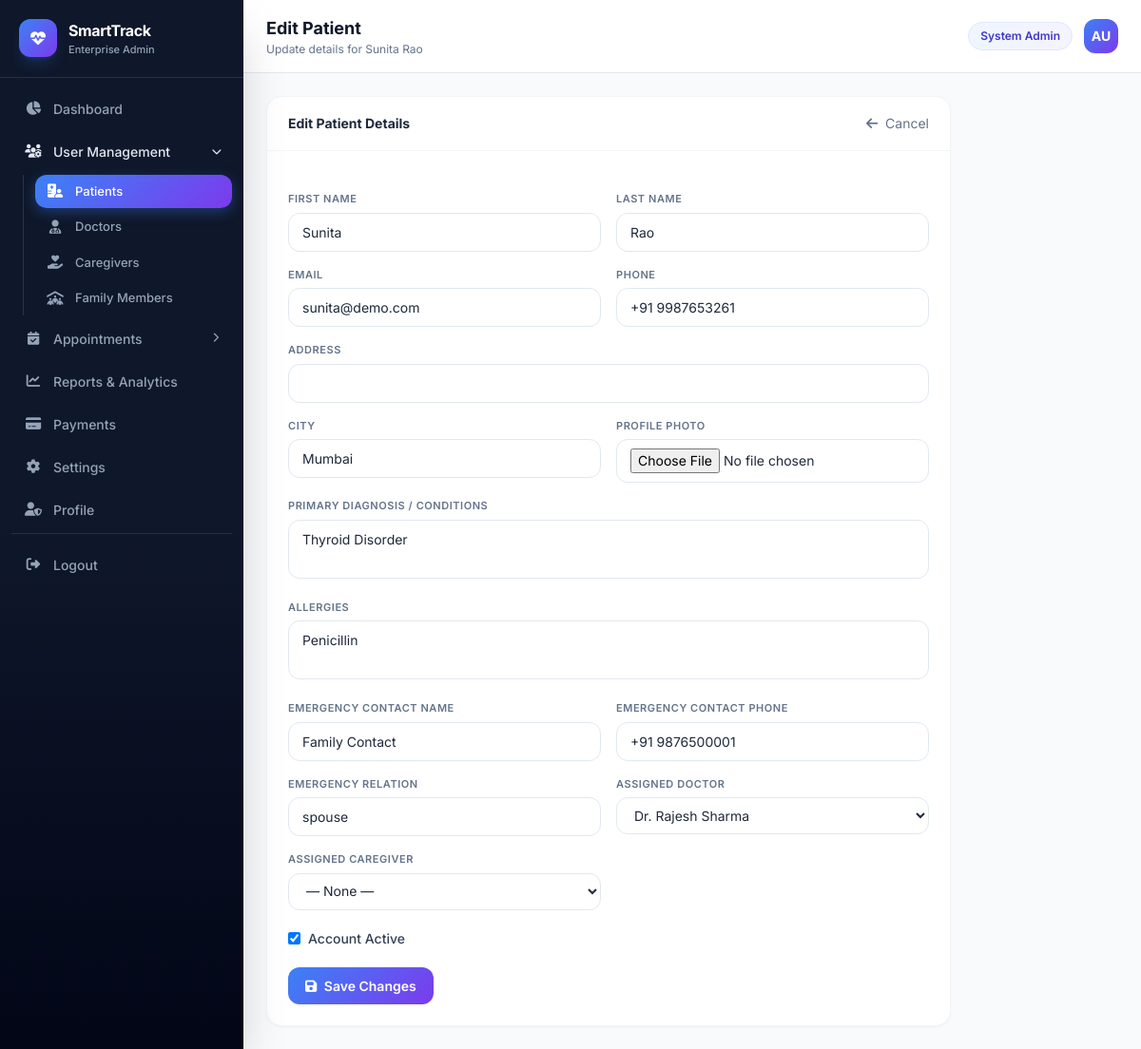
The app's page /system-admin/patients/10/edit/ (signed in) with its own data.
### apps/accounts/models.py (models this page shows, shortened)
class CustomUser(AbstractUser):
    ROLE_CHOICES = (
        ('patient', 'Patient'),
        ('doctor', 'Doctor'),
        ('admin', 'Admin'),
        ('caregiver', 'Caregiver'),
        ('family', 'Family Member'),
    )
    role = models.CharField(max_length=20, choices=ROLE_CHOICES, default='patient')
    is_email_verified = models.BooleanField(default=False, help_text='Email verified (is_verified)')
    otp_verified = models.BooleanField(default=False)
    last_activity = models.DateTimeField(null=True, blank=True)
    created_at = models.DateTimeField(auto_now_add=True)
    updated_at = models.DateTimeField(auto_now=True)
    class Meta:
        db_table = 'auth_user'
        indexes = [
            models.Index(fields=['role', 'is_active']),
            models.Index(fields=['email']),
        ]
    def get_full_name(self):
        from apps.profiles.profile_bridge import get_user_full_name
        return get_user_full_name(self)
    @property
    def phone(self):
        from apps.profiles.profile_bridge import get_user_phone
        return get_user_phone(self)
    @property
    def profile_completed(self):
        from apps.profiles.profile_bridge import is_profile_completed
        return is_profile_completed(self)

### apps/profiles/models.py (models this page shows, shortened)
class PatientProfile(models.Model):
    BLOOD_GROUP_CHOICES = [
        ('A+', 'A+'), ('A-', 'A-'), ('B+', 'B+'), ('B-', 'B-'),
        ('O+', 'O+'), ('O-', 'O-'), ('AB+', 'AB+'), ('AB-', 'AB-'),
    ]
    GENDER_CHOICES = [('male', 'Male'), ('female', 'Female'), ('other', 'Other')]
    ACTIVITY_CHOICES = [('sedentary', 'Sedentary'), ('moderate', 'Moderate'), ('active', 'Active')]
    DIABETES_CHOICES = [('no', 'No'), ('type1', 'Type 1'), ('type2', 'Type 2'), ('pre', 'Pre-diabetic')]
    SMOKING_CHOICES = [('no', 'Non-smoker'), ('occasional', 'Occasional'), ('regular', 'Regular'), ('ex', 'Ex-smoker')]
    ALCOHOL_CHOICES = [('no', 'None'), ('occasional', 'Occasional'), ('moderate', 'Moderate'), ('heavy', 'Heavy')]
    EXERCISE_CHOICES = [('never', 'Never'), ('rarely', 'Rarely'), ('sometimes', 'Sometimes'), ('daily', 'Daily')]
    RISK_LEVEL_CHOICES = [
        ('low', 'Low'), ('medium', 'Medium'), ('high', 'High'), ('critical', 'Critical'),
    ]
    user = models.OneToOneField(CustomUser, on_delete=models.CASCADE, related_name='patient_profile')
    patient_id = models.CharField(max_length=20, unique=True, blank=True)
    first_name = models.CharField(max_length=100, blank=True)
    middle_name = models.CharField(max_length=100, blank=True)
    last_name = models.CharField(max_length=100, blank=True)
    profile_photo = models.ImageField(upload_to='profiles/patients/', null=True, blank=True)
    phone_number = models.CharField(max_length=20, blank=True)
    alternate_number = models.CharField(max_length=20, blank=True)
    gender = models.CharField(max_length=10, choices=GENDER_CHOICES, blank=True)
    date_of_birth = models.DateField(null=True, blank=True)
    age_cached = models.PositiveSmallIntegerField(null=True, blank=True)
    blood_group = models.CharField(max_length=5, choices=BLOOD_GROUP_CHOICES, blank=True)
    address = models.TextField(blank=True)
    city = models.CharField(max_length=100, blank=True)
    state = models.CharField(max_length=100, blank=True)
    country = models.CharField(max_length=100, default='India', blank=True)
    pincode = models.CharField(max_length=20, blank=True)
    height = models.DecimalField(max_digits=5, decimal_places=2, null=True, blank=True)
    weight = models.DecimalField(max_digits=5, decimal_places=2, null=True, blank=True)
    bmi = models.DecimalField(max_digits=5, decimal_places=2, null=True, blank=True)
    allergies = models.TextField(blank=True)
    medical_conditions = models.TextField(blank=True, help_text='Primary / secondary conditions summary')
    chronic_diseases = models.TextField(blank=True)
    primary_diagnosis = models.TextField(blank=True)
    secondary_conditions = models.TextField(blank=True)
    current_medications = models.TextField(blank=True)
    blood_pressure = models.CharField(max_length=20, blank=True)
    diabetes = models.CharField(max_length=10, choices=DIABETES_CHOICES, blank=True)
    medical_history = models.TextField(blank=True)
    emergency_contact_name = models.CharField(max_length=100, blank=True)
    emergency_contact_number = models.CharField(max_length=20, blank=True)
    emergency_contact_phone = models.CharField(max_length=20, blank=True)
    emergency_contact_relation = models.CharField(max_length=50, blank=True)
    blood_donor_contact = models.CharField(max_length=20, blank=True)
    preferred_hospital = models.CharField(max_length=200, blank=True)
    hospital_name = models.CharField(max_length=200, blank=True)
    primary_doctor_name = models.CharField(max_length=200, blank=True)
    doctor_contact = models.CharField(max_length=20, blank=True)
    assigned_doctor = models.ForeignKey(
        CustomUser, on_delete=models.SET_NULL, null=True, blank=True,
        related_name='assigned_patients', limit_choices_to={'role': 'doctor'},
    )
    risk_level = models.CharField(max_length=10, choices=RISK_LEVEL_CHOICES, default='low', blank=True)
    risk_score = models.PositiveSmallIntegerField(default=0)
    notification_alerts = models.BooleanField(default=True)
    enable_sos = models.BooleanField(default=False)
    privacy_mode = models.BooleanField(default=False)
    activity_level = models.CharField(max_length=20, choices=ACTIVITY_CHOICES, blank=True)
    sleep_hours = models.IntegerField(null=True, blank=True)
    smoking_habit = models.CharField(max_length=20, choices=SMOKING_CHOICES, blank=True)
    alcohol_consumption = models.CharField(max_length=20, choices=ALCOHOL_CHOICES, blank=True)
    exercise_frequency = models.CharField(max_length=20, choices=EXERCISE_CHOICES, blank=True)
    preferred_language = models.CharField(max_length=50, default='English')
    onboarding_completed = models.BooleanField(default=False)
    step_completed = models.IntegerField(default=0)
    created_at = models.DateTimeField(auto_now_add=True)
    updated_at = models.DateTimeField(auto_now=True)
    class Meta:
        db_table = 'patient_profile'
    @property
    def full_name(self):
        parts = [self.first_name, self.middle_name, self.last_name]
        name = ' '.join(p for p in parts if p).strip()
        return name or self.user.get_full_name()

### apps/system_admin/views.py (the view, shortened to what this page needs)
# urls.py: path('patients/<int:user_id>/edit/', views.patient_edit, name='system_admin_patient_edit'),
@admin_required
def patient_edit(request, user_id):
    patient = get_object_or_404(CustomUser, id=user_id, role='patient')
    profile, _ = PatientProfile.objects.get_or_create(user=patient)
    doctors = CustomUser.objects.filter(role='doctor', is_active=True).order_by('first_name')
    caregivers = CustomUser.objects.filter(role='caregiver', is_active=True).order_by('first_name')
    current_doctor = DoctorPatientConnection.objects.filter(
        patient=patient, status='accepted',
    ).values_list('doctor_id', flat=True).first()
    current_caregiver = CaregiverPatientAssignment.objects.filter(
        patient=patient, status='active',
    ).values_list('caregiver_id', flat=True).first()
    return render(request, 'system_admin/patients/edit.html', {
        'patient': patient, 'profile': profile,
        'doctors': doctors, 'caregivers': caregivers,
        'current_doctor': current_doctor, 'current_caregiver': current_caregiver,
        'page_title': 'Edit Patient',
        'page_subtitle': f'Update details for {patient.get_full_name()}',
    })

### templates/system_admin/patients/edit.html (shortened to what this page needs)
{% extends 'system_admin/base.html' %}
{% block page_title %}{{ page_title }}{% endblock %}
{% block page_subtitle %}{{ page_subtitle }}{% endblock %}
{% block content %}
<div class="admin-form-panel animate-fade-in">
  <div class="admin-panel">
    <div class="admin-panel-header">
      <h3 class="font-bold text-slate-800 text-sm">Edit Patient Details</h3>
      <a href="{% url 'system_admin_patient_detail' patient.id %}" class="text-sm text-slate-500 hover:text-slate-700"><i class="fas fa-arrow-left mr-1"></i> Cancel</a>
    </div>
    <form method="POST" enctype="multipart/form-data" class="admin-panel-body space-y-5">{% csrf_token %}
      <div class="admin-form-grid">
        <div><label class="admin-form-label">First Name</label><input name="first_name" value="{{ patient.first_name }}" class="admin-input w-full" required></div>
        <div><label class="admin-form-label">Last Name</label><input name="last_name" value="{{ patient.last_name }}" class="admin-input w-full" required></div>
        <div><label class="admin-form-label">Email</label><input name="email" type="email" value="{{ patient.email }}" class="admin-input w-full" required></div>
        <div><label class="admin-form-label">Phone</label><input name="phone" value="{{ patient.phone }}" class="admin-input w-full"></div>
        <div class="col-span-2"><label class="admin-form-label">Address</label><input name="address" value="{{ profile.address }}" class="admin-input w-full"></div>
        <div><label class="admin-form-label">City</label><input name="city" value="{{ profile.city }}" class="admin-input w-full"></div>
        <div><label class="admin-form-label">Profile Photo</label><input name="profile_photo" type="file" accept="image/*" class="admin-input w-full text-sm"></div>
        <div class="col-span-2"><label class="admin-form-label">Primary Diagnosis / Conditions</label><textarea name="primary_diagnosis" rows="2" class="admin-input w-full resize-none">{{ profile.primary_diagnosis }}</textarea></div>
        <div class="col-span-2"><label class="admin-form-label">Allergies</label><textarea name="allergies" rows="2" class="admin-input w-full resize-none">{{ profile.allergies }}</textarea></div>
        <div><label class="admin-form-label">Emergency Contact Name</label><input name="emergency_contact_name" value="{{ profile.emergency_contact_name }}" class="admin-input w-full"></div>
        <div><label class="admin-form-label">Emergency Contact Phone</label><input name="emergency_contact_phone" value="{{ profile.emergency_contact_phone }}" class="admin-input w-full"></div>
        <div><label class="admin-form-label">Emergency Relation</label><input name="emergency_contact_relation" value="{{ profile.emergency_contact_relation }}" class="admin-input w-full"></div>
        <div>
          <label class="admin-form-label">Assigned Doctor</label>
          <select name="assigned_doctor" class="admin-input w-full">
            {% for d in doctors %}
            <option value="{{ d.id }}" {% if current_doctor == d.id %}selected{% endif %}>Dr. {{ d.get_full_name }}</option>
            {% endfor %}
          </select>
        </div>
        <div>
          <label class="admin-form-label">Assigned Caregiver</label>
          <select name="assigned_caregiver" class="admin-input w-full">
            <option value="">— None —</option>
          </select>
        </div>
        <div class="col-span-2 flex items-center gap-2 pt-1">
          <input type="checkbox" name="is_active" id="is_active" {% if patient.is_active %}checked{% endif %} class="rounded">
          <label for="is_active" class="text-sm font-medium text-slate-700">Account Active</label>
        </div>
      </div>
      <button type="submit" class="admin-btn-primary"><i class="fas fa-save mr-1"></i> Save Changes</button>
    </form>
  </div>
</div>
{% endblock %}

### templates/system_admin/base.html (shortened to what this page needs)
{% load static %}
<!DOCTYPE html>
<html lang="en">
<head>
  <link rel="stylesheet" href="https://cdnjs.cloudflare.com/ajax/libs/font-awesome/6.5.0/css/all.min.css">
  <script src="https://cdn.tailwindcss.com"></script>
  <link rel="stylesheet" href="{% static 'css/main.css' %}">
  <link rel="stylesheet" href="{% static 'css/admin_dashboard.css' %}?v=4">
</head>
<body class="admin-shell bg-slate-50 text-slate-800 font-sans antialiased">
<div class="flex min-h-screen">
  {% include 'system_admin/includes/sidebar.html' %}
  <main id="adminMain" class="admin-main flex-1 lg:ml-64 min-h-screen min-w-0">
    <header class="bg-white border-b border-slate-200 px-4 sm:px-6 py-4 flex items-center justify-between sticky top-0 z-30">
      <div class="flex items-center gap-3 min-w-0">
        <div class="min-w-0">
          <h1 class="font-bold text-slate-900 text-lg truncate">{% block page_title %}Dashboard{% endblock %}</h1>
          <p class="text-xs text-slate-500 truncate">{% block page_subtitle %}SmartTrack Enterprise Administration{% endblock %}</p>
        </div>
      </div>
      <div class="flex items-center gap-3 flex-shrink-0">
        <span class="hidden sm:inline text-xs bg-gradient-to-r from-blue-50 to-violet-50 text-indigo-700 px-3 py-1.5 rounded-full font-semibold border border-indigo-100">System Admin</span>
        <a href="{% url 'system_admin_profile' %}" class="w-9 h-9 rounded-xl bg-gradient-to-br from-blue-500 to-violet-600 flex items-center justify-center text-white font-bold text-sm shadow-sm hover:shadow-md transition" title="Profile">
          {{ user.first_name|first|default:"A" }}{{ user.last_name|first }}
        </a>
      </div>
    </header>
    <div class="p-4 sm:p-6">{% block content %}{% endblock %}</div>
  </main>
</div>
</body>
</html>

### records on screen
PatientProfile: city "Mumbai", primary_diagnosis "Thyroid Disorder", allergies "Penicillin", emergency_contact_name "Family Contact", emergency_contact_phone "+91 9876500001", emergency_contact_relation "spouse"

### other values on screen
{{ page_title }} "Edit Patient"
{{ page_subtitle }} "Update details for Sunita Rao"
{{ user.first_name|first|default:"A" }} "A"
{{ user.last_name|first }} "U"
